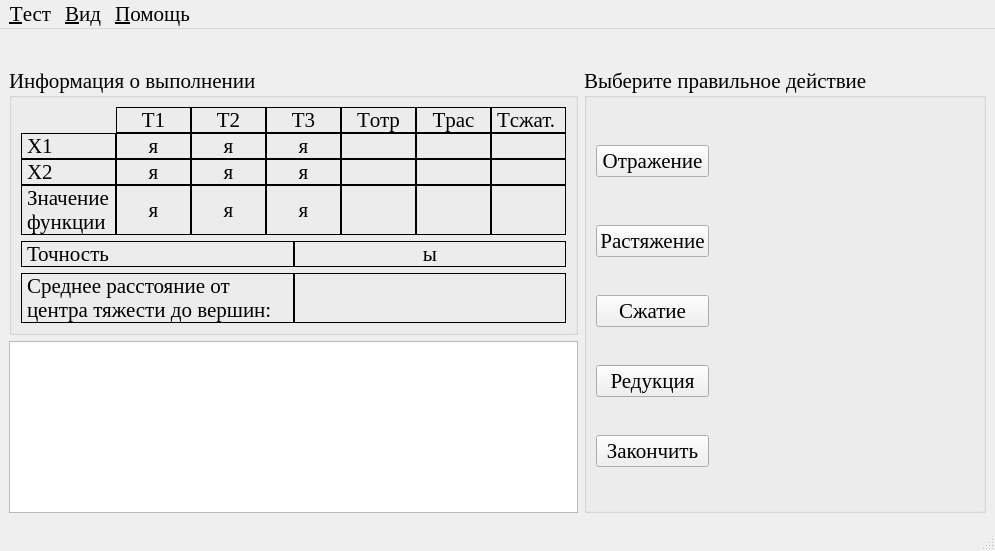
<?xml version="1.0" encoding="UTF-8"?>
<ui version="4.0">
 <class>NeMi</class>
 <widget class="QMainWindow" name="NeMi">
  <property name="windowModality">
   <enum>Qt::ApplicationModal</enum>
  </property>
  <property name="geometry">
   <rect>
    <x>0</x>
    <y>0</y>
    <width>974</width>
    <height>551</height>
   </rect>
  </property>
  <property name="font">
   <font>
    <family>Times New Roman</family>
    <pointsize>16</pointsize>
   </font>
  </property>
  <property name="windowTitle">
   <string>Метод Нелдера-Мида</string>
  </property>
  <widget class="QWidget" name="centralwidget">
   <layout class="QVBoxLayout" name="verticalLayout" stretch="0,1">
    <item>
     <widget class="QLabel" name="func">
      <property name="alignment">
       <set>Qt::AlignCenter</set>
      </property>
     </widget>
    </item>
    <item>
     <layout class="QHBoxLayout" name="horizontalLayout_5" stretch="0,1">
      <item>
       <layout class="QVBoxLayout" name="verticalLayout_2" stretch="0,1">
        <item>
         <widget class="QGroupBox" name="groupBox_2">
          <property name="title">
           <string>Информация о выполнении</string>
          </property>
          <layout class="QGridLayout" name="gridLayout_2">
           <item row="0" column="0">
            <layout class="QGridLayout" name="gridLayout_3">
             <property name="spacing">
              <number>0</number>
             </property>
             <item row="0" column="1">
              <widget class="QLabel" name="label_11">
               <property name="minimumSize">
                <size>
                 <width>75</width>
                 <height>0</height>
                </size>
               </property>
               <property name="frameShape">
                <enum>QFrame::Box</enum>
               </property>
               <property name="text">
                <string>T1</string>
               </property>
               <property name="alignment">
                <set>Qt::AlignCenter</set>
               </property>
               <property name="textInteractionFlags">
                <set>Qt::LinksAccessibleByMouse|Qt::TextSelectableByMouse</set>
               </property>
              </widget>
             </item>
             <item row="0" column="2">
              <widget class="QLabel" name="label_12">
               <property name="minimumSize">
                <size>
                 <width>75</width>
                 <height>0</height>
                </size>
               </property>
               <property name="frameShape">
                <enum>QFrame::Box</enum>
               </property>
               <property name="text">
                <string>T2</string>
               </property>
               <property name="alignment">
                <set>Qt::AlignCenter</set>
               </property>
               <property name="textInteractionFlags">
                <set>Qt::LinksAccessibleByMouse|Qt::TextSelectableByMouse</set>
               </property>
              </widget>
             </item>
             <item row="0" column="3">
              <widget class="QLabel" name="label_14">
               <property name="minimumSize">
                <size>
                 <width>75</width>
                 <height>0</height>
                </size>
               </property>
               <property name="frameShape">
                <enum>QFrame::Box</enum>
               </property>
               <property name="text">
                <string>T3</string>
               </property>
               <property name="alignment">
                <set>Qt::AlignCenter</set>
               </property>
               <property name="textInteractionFlags">
                <set>Qt::LinksAccessibleByMouse|Qt::TextSelectableByMouse</set>
               </property>
              </widget>
             </item>
             <item row="0" column="4">
              <widget class="QLabel" name="label_13">
               <property name="minimumSize">
                <size>
                 <width>75</width>
                 <height>0</height>
                </size>
               </property>
               <property name="frameShape">
                <enum>QFrame::Box</enum>
               </property>
               <property name="text">
                <string>Tотр</string>
               </property>
               <property name="alignment">
                <set>Qt::AlignCenter</set>
               </property>
               <property name="textInteractionFlags">
                <set>Qt::LinksAccessibleByMouse|Qt::TextSelectableByMouse</set>
               </property>
              </widget>
             </item>
             <item row="0" column="5">
              <widget class="QLabel" name="label_15">
               <property name="minimumSize">
                <size>
                 <width>75</width>
                 <height>0</height>
                </size>
               </property>
               <property name="frameShape">
                <enum>QFrame::Box</enum>
               </property>
               <property name="text">
                <string>Tрас</string>
               </property>
               <property name="alignment">
                <set>Qt::AlignCenter</set>
               </property>
               <property name="textInteractionFlags">
                <set>Qt::LinksAccessibleByMouse|Qt::TextSelectableByMouse</set>
               </property>
              </widget>
             </item>
             <item row="1" column="0">
              <widget class="QLabel" name="label_5">
               <property name="frameShape">
                <enum>QFrame::Box</enum>
               </property>
               <property name="text">
                <string>Х1</string>
               </property>
               <property name="textInteractionFlags">
                <set>Qt::LinksAccessibleByMouse|Qt::TextSelectableByMouse</set>
               </property>
              </widget>
             </item>
             <item row="1" column="1">
              <widget class="QLabel" name="x1_t1_lb">
               <property name="frameShape">
                <enum>QFrame::Box</enum>
               </property>
               <property name="text">
                <string>я</string>
               </property>
               <property name="alignment">
                <set>Qt::AlignCenter</set>
               </property>
               <property name="textInteractionFlags">
                <set>Qt::LinksAccessibleByMouse|Qt::TextSelectableByMouse</set>
               </property>
              </widget>
             </item>
             <item row="1" column="2">
              <widget class="QLabel" name="x1_t2_lb">
               <property name="frameShape">
                <enum>QFrame::Box</enum>
               </property>
               <property name="text">
                <string>я</string>
               </property>
               <property name="alignment">
                <set>Qt::AlignCenter</set>
               </property>
               <property name="textInteractionFlags">
                <set>Qt::LinksAccessibleByMouse|Qt::TextSelectableByMouse</set>
               </property>
              </widget>
             </item>
             <item row="1" column="3">
              <widget class="QLabel" name="x1_t3_lb">
               <property name="frameShape">
                <enum>QFrame::Box</enum>
               </property>
               <property name="text">
                <string>я</string>
               </property>
               <property name="alignment">
                <set>Qt::AlignCenter</set>
               </property>
               <property name="textInteractionFlags">
                <set>Qt::LinksAccessibleByMouse|Qt::TextSelectableByMouse</set>
               </property>
              </widget>
             </item>
             <item row="1" column="4">
              <widget class="QLabel" name="x1_totr_lb">
               <property name="frameShape">
                <enum>QFrame::Box</enum>
               </property>
               <property name="alignment">
                <set>Qt::AlignCenter</set>
               </property>
               <property name="textInteractionFlags">
                <set>Qt::LinksAccessibleByMouse|Qt::TextSelectableByMouse</set>
               </property>
              </widget>
             </item>
             <item row="1" column="5">
              <widget class="QLabel" name="x1_tras_lb">
               <property name="frameShape">
                <enum>QFrame::Box</enum>
               </property>
               <property name="alignment">
                <set>Qt::AlignCenter</set>
               </property>
               <property name="textInteractionFlags">
                <set>Qt::LinksAccessibleByMouse|Qt::TextSelectableByMouse</set>
               </property>
              </widget>
             </item>
             <item row="2" column="0">
              <widget class="QLabel" name="label_6">
               <property name="frameShape">
                <enum>QFrame::Box</enum>
               </property>
               <property name="text">
                <string>Х2</string>
               </property>
               <property name="textInteractionFlags">
                <set>Qt::LinksAccessibleByMouse|Qt::TextSelectableByMouse</set>
               </property>
              </widget>
             </item>
             <item row="2" column="1">
              <widget class="QLabel" name="x2_t1_lb">
               <property name="frameShape">
                <enum>QFrame::Box</enum>
               </property>
               <property name="text">
                <string>я</string>
               </property>
               <property name="alignment">
                <set>Qt::AlignCenter</set>
               </property>
               <property name="textInteractionFlags">
                <set>Qt::LinksAccessibleByMouse|Qt::TextSelectableByMouse</set>
               </property>
              </widget>
             </item>
             <item row="2" column="2">
              <widget class="QLabel" name="x2_t2_lb">
               <property name="frameShape">
                <enum>QFrame::Box</enum>
               </property>
               <property name="text">
                <string>я</string>
               </property>
               <property name="alignment">
                <set>Qt::AlignCenter</set>
               </property>
               <property name="textInteractionFlags">
                <set>Qt::LinksAccessibleByMouse|Qt::TextSelectableByMouse</set>
               </property>
              </widget>
             </item>
             <item row="2" column="3">
              <widget class="QLabel" name="x2_t3_lb">
               <property name="frameShape">
                <enum>QFrame::Box</enum>
               </property>
               <property name="text">
                <string>я</string>
               </property>
               <property name="alignment">
                <set>Qt::AlignCenter</set>
               </property>
               <property name="textInteractionFlags">
                <set>Qt::LinksAccessibleByMouse|Qt::TextSelectableByMouse</set>
               </property>
              </widget>
             </item>
             <item row="2" column="4">
              <widget class="QLabel" name="x2_totr_lb">
               <property name="frameShape">
                <enum>QFrame::Box</enum>
               </property>
               <property name="alignment">
                <set>Qt::AlignCenter</set>
               </property>
               <property name="textInteractionFlags">
                <set>Qt::LinksAccessibleByMouse|Qt::TextSelectableByMouse</set>
               </property>
              </widget>
             </item>
             <item row="2" column="5">
              <widget class="QLabel" name="x2_tras_lb">
               <property name="frameShape">
                <enum>QFrame::Box</enum>
               </property>
               <property name="alignment">
                <set>Qt::AlignCenter</set>
               </property>
               <property name="textInteractionFlags">
                <set>Qt::LinksAccessibleByMouse|Qt::TextSelectableByMouse</set>
               </property>
              </widget>
             </item>
             <item row="3" column="0">
              <widget class="QLabel" name="label_10">
               <property name="maximumSize">
                <size>
                 <width>100</width>
                 <height>16777215</height>
                </size>
               </property>
               <property name="frameShape">
                <enum>QFrame::Box</enum>
               </property>
               <property name="text">
                <string>Значение функции</string>
               </property>
               <property name="wordWrap">
                <bool>true</bool>
               </property>
               <property name="textInteractionFlags">
                <set>Qt::LinksAccessibleByMouse|Qt::TextSelectableByMouse</set>
               </property>
              </widget>
             </item>
             <item row="3" column="1">
              <widget class="QLabel" name="fsign_b1_lb">
               <property name="frameShape">
                <enum>QFrame::Box</enum>
               </property>
               <property name="text">
                <string>я</string>
               </property>
               <property name="alignment">
                <set>Qt::AlignCenter</set>
               </property>
               <property name="textInteractionFlags">
                <set>Qt::LinksAccessibleByMouse|Qt::TextSelectableByMouse</set>
               </property>
              </widget>
             </item>
             <item row="3" column="2">
              <widget class="QLabel" name="fsign_b2_lb">
               <property name="frameShape">
                <enum>QFrame::Box</enum>
               </property>
               <property name="text">
                <string>я</string>
               </property>
               <property name="alignment">
                <set>Qt::AlignCenter</set>
               </property>
               <property name="textInteractionFlags">
                <set>Qt::LinksAccessibleByMouse|Qt::TextSelectableByMouse</set>
               </property>
              </widget>
             </item>
             <item row="3" column="3">
              <widget class="QLabel" name="fsign_p_lb">
               <property name="frameShape">
                <enum>QFrame::Box</enum>
               </property>
               <property name="text">
                <string>я</string>
               </property>
               <property name="alignment">
                <set>Qt::AlignCenter</set>
               </property>
               <property name="textInteractionFlags">
                <set>Qt::LinksAccessibleByMouse|Qt::TextSelectableByMouse</set>
               </property>
              </widget>
             </item>
             <item row="3" column="4">
              <widget class="QLabel" name="fsign_totr_lb">
               <property name="frameShape">
                <enum>QFrame::Box</enum>
               </property>
               <property name="alignment">
                <set>Qt::AlignCenter</set>
               </property>
               <property name="textInteractionFlags">
                <set>Qt::LinksAccessibleByMouse|Qt::TextSelectableByMouse</set>
               </property>
              </widget>
             </item>
             <item row="3" column="5">
              <widget class="QLabel" name="fsign_tras_lb">
               <property name="frameShape">
                <enum>QFrame::Box</enum>
               </property>
               <property name="alignment">
                <set>Qt::AlignCenter</set>
               </property>
               <property name="textInteractionFlags">
                <set>Qt::LinksAccessibleByMouse|Qt::TextSelectableByMouse</set>
               </property>
              </widget>
             </item>
             <item row="0" column="6">
              <widget class="QLabel" name="label_2">
               <property name="minimumSize">
                <size>
                 <width>75</width>
                 <height>0</height>
                </size>
               </property>
               <property name="frameShape">
                <enum>QFrame::Box</enum>
               </property>
               <property name="text">
                <string>Tсжат.</string>
               </property>
              </widget>
             </item>
             <item row="1" column="6">
              <widget class="QLabel" name="x1_tk_lb">
               <property name="frameShape">
                <enum>QFrame::Box</enum>
               </property>
               <property name="text">
                <string/>
               </property>
              </widget>
             </item>
             <item row="2" column="6">
              <widget class="QLabel" name="x2_tk_lb">
               <property name="frameShape">
                <enum>QFrame::Box</enum>
               </property>
               <property name="text">
                <string/>
               </property>
              </widget>
             </item>
             <item row="3" column="6">
              <widget class="QLabel" name="fsign_tk_lb">
               <property name="frameShape">
                <enum>QFrame::Box</enum>
               </property>
               <property name="text">
                <string/>
               </property>
              </widget>
             </item>
            </layout>
           </item>
           <item row="1" column="0">
            <layout class="QHBoxLayout" name="horizontalLayout" stretch="1,1">
             <property name="spacing">
              <number>0</number>
             </property>
             <item>
              <widget class="QLabel" name="label">
               <property name="frameShape">
                <enum>QFrame::Box</enum>
               </property>
               <property name="text">
                <string>Точность</string>
               </property>
               <property name="textInteractionFlags">
                <set>Qt::LinksAccessibleByMouse|Qt::TextSelectableByMouse</set>
               </property>
              </widget>
             </item>
             <item>
              <widget class="QLabel" name="precision_lb">
               <property name="frameShape">
                <enum>QFrame::Box</enum>
               </property>
               <property name="text">
                <string>ы</string>
               </property>
               <property name="alignment">
                <set>Qt::AlignCenter</set>
               </property>
               <property name="textInteractionFlags">
                <set>Qt::LinksAccessibleByMouse|Qt::TextSelectableByMouse</set>
               </property>
              </widget>
             </item>
            </layout>
           </item>
           <item row="2" column="0">
            <layout class="QHBoxLayout" name="horizontalLayout_4" stretch="1,1">
             <property name="spacing">
              <number>0</number>
             </property>
             <item>
              <widget class="QLabel" name="label_3">
               <property name="frameShape">
                <enum>QFrame::Box</enum>
               </property>
               <property name="text">
                <string>Среднее расстояние от центра тяжести до вершин:</string>
               </property>
               <property name="wordWrap">
                <bool>true</bool>
               </property>
               <property name="textInteractionFlags">
                <set>Qt::LinksAccessibleByMouse|Qt::TextSelectableByMouse</set>
               </property>
              </widget>
             </item>
             <item>
              <widget class="QLabel" name="x1_step_lb">
               <property name="frameShape">
                <enum>QFrame::Box</enum>
               </property>
               <property name="alignment">
                <set>Qt::AlignCenter</set>
               </property>
               <property name="textInteractionFlags">
                <set>Qt::LinksAccessibleByMouse|Qt::TextSelectableByMouse</set>
               </property>
              </widget>
             </item>
            </layout>
           </item>
          </layout>
         </widget>
        </item>
        <item>
         <widget class="QTextBrowser" name="LogTxtBrsr">
          <property name="font">
           <font>
            <pointsize>14</pointsize>
           </font>
          </property>
         </widget>
        </item>
       </layout>
      </item>
      <item>
       <layout class="QVBoxLayout" name="verticalLayout_3" stretch="0">
        <item>
         <widget class="QGroupBox" name="groupBox_3">
          <property name="title">
           <string>Выберите правильное действие</string>
          </property>
          <property name="checkable">
           <bool>false</bool>
          </property>
          <layout class="QGridLayout" name="gridLayout" columnstretch="0,1">
           <property name="verticalSpacing">
            <number>0</number>
           </property>
           <item row="0" column="1" rowspan="5">
            <widget class="QStackedWidget" name="stackedWidget">
             <property name="currentIndex">
              <number>4</number>
             </property>
             <widget class="QWidget" name="reflexion">
              <layout class="QGridLayout" name="gridLayout_4" rowstretch="1,0">
               <item row="0" column="0">
                <widget class="QGroupBox" name="groupBox">
                 <property name="font">
                  <font>
                   <weight>50</weight>
                   <bold>false</bold>
                  </font>
                 </property>
                 <property name="title">
                  <string>Какую точку отразить?</string>
                 </property>
                 <layout class="QGridLayout" name="gridLayout_5">
                  <item row="0" column="0">
                   <widget class="QRadioButton" name="t1_ref_rb">
                    <property name="text">
                     <string>T1</string>
                    </property>
                   </widget>
                  </item>
                  <item row="1" column="0">
                   <widget class="QRadioButton" name="t2_ref_rb">
                    <property name="text">
                     <string>T2</string>
                    </property>
                   </widget>
                  </item>
                  <item row="2" column="0">
                   <widget class="QRadioButton" name="t3_ref_rb">
                    <property name="text">
                     <string>T3</string>
                    </property>
                   </widget>
                  </item>
                 </layout>
                </widget>
               </item>
               <item row="1" column="0">
                <layout class="QHBoxLayout" name="horizontalLayout_2">
                 <item>
                  <spacer name="horizontalSpacer">
                   <property name="orientation">
                    <enum>Qt::Horizontal</enum>
                   </property>
                   <property name="sizeHint" stdset="0">
                    <size>
                     <width>40</width>
                     <height>20</height>
                    </size>
                   </property>
                  </spacer>
                 </item>
                 <item>
                  <widget class="QPushButton" name="next1_bt">
                   <property name="text">
                    <string>Далее</string>
                   </property>
                  </widget>
                 </item>
                 <item>
                  <spacer name="horizontalSpacer_2">
                   <property name="orientation">
                    <enum>Qt::Horizontal</enum>
                   </property>
                   <property name="sizeHint" stdset="0">
                    <size>
                     <width>40</width>
                     <height>20</height>
                    </size>
                   </property>
                  </spacer>
                 </item>
                </layout>
               </item>
              </layout>
             </widget>
             <widget class="QWidget" name="stretching">
              <layout class="QGridLayout" name="gridLayout_7">
               <item row="0" column="0">
                <widget class="QGroupBox" name="groupBox_4">
                 <property name="title">
                  <string>Какую точку принять?</string>
                 </property>
                 <layout class="QGridLayout" name="gridLayout_9">
                  <item row="0" column="0">
                   <widget class="QRadioButton" name="t1_str_rb">
                    <property name="text">
                     <string>T1</string>
                    </property>
                   </widget>
                  </item>
                  <item row="1" column="0">
                   <widget class="QRadioButton" name="t2_str_rb">
                    <property name="text">
                     <string>T2</string>
                    </property>
                   </widget>
                  </item>
                  <item row="2" column="0">
                   <widget class="QRadioButton" name="t3_str_rb">
                    <property name="text">
                     <string>T3</string>
                    </property>
                   </widget>
                  </item>
                  <item row="3" column="0">
                   <widget class="QRadioButton" name="totr_str_rb">
                    <property name="text">
                     <string>Tотр</string>
                    </property>
                   </widget>
                  </item>
                  <item row="4" column="0">
                   <widget class="QRadioButton" name="tras_str_rb">
                    <property name="text">
                     <string>Трас</string>
                    </property>
                   </widget>
                  </item>
                 </layout>
                </widget>
               </item>
               <item row="1" column="0">
                <layout class="QHBoxLayout" name="horizontalLayout_3">
                 <item>
                  <spacer name="horizontalSpacer_3">
                   <property name="orientation">
                    <enum>Qt::Horizontal</enum>
                   </property>
                   <property name="sizeHint" stdset="0">
                    <size>
                     <width>40</width>
                     <height>20</height>
                    </size>
                   </property>
                  </spacer>
                 </item>
                 <item>
                  <widget class="QPushButton" name="next2_bt">
                   <property name="text">
                    <string>Далее</string>
                   </property>
                  </widget>
                 </item>
                 <item>
                  <spacer name="horizontalSpacer_4">
                   <property name="orientation">
                    <enum>Qt::Horizontal</enum>
                   </property>
                   <property name="sizeHint" stdset="0">
                    <size>
                     <width>40</width>
                     <height>20</height>
                    </size>
                   </property>
                  </spacer>
                 </item>
                </layout>
               </item>
              </layout>
             </widget>
             <widget class="QWidget" name="compression">
              <layout class="QGridLayout" name="gridLayout_10" rowstretch="1,0">
               <item row="0" column="0">
                <widget class="QGroupBox" name="groupBox_5">
                 <property name="title">
                  <string>Какую точку заменить?</string>
                 </property>
                 <layout class="QGridLayout" name="gridLayout_8">
                  <item row="0" column="0">
                   <widget class="QRadioButton" name="t1_com_rb">
                    <property name="text">
                     <string>Т1</string>
                    </property>
                   </widget>
                  </item>
                  <item row="1" column="0">
                   <widget class="QRadioButton" name="t2_com_rb">
                    <property name="text">
                     <string>Т2</string>
                    </property>
                   </widget>
                  </item>
                  <item row="2" column="0">
                   <widget class="QRadioButton" name="t3_com_rb">
                    <property name="text">
                     <string>Т3</string>
                    </property>
                   </widget>
                  </item>
                  <item row="3" column="0">
                   <widget class="QRadioButton" name="tsj_com_rb">
                    <property name="text">
                     <string>Тсж</string>
                    </property>
                   </widget>
                  </item>
                 </layout>
                </widget>
               </item>
               <item row="1" column="0">
                <layout class="QHBoxLayout" name="horizontalLayout_6">
                 <item>
                  <spacer name="horizontalSpacer_5">
                   <property name="orientation">
                    <enum>Qt::Horizontal</enum>
                   </property>
                   <property name="sizeHint" stdset="0">
                    <size>
                     <width>40</width>
                     <height>20</height>
                    </size>
                   </property>
                  </spacer>
                 </item>
                 <item>
                  <widget class="QPushButton" name="next3_bt">
                   <property name="text">
                    <string>Далее</string>
                   </property>
                  </widget>
                 </item>
                 <item>
                  <spacer name="horizontalSpacer_6">
                   <property name="orientation">
                    <enum>Qt::Horizontal</enum>
                   </property>
                   <property name="sizeHint" stdset="0">
                    <size>
                     <width>40</width>
                     <height>20</height>
                    </size>
                   </property>
                  </spacer>
                 </item>
                </layout>
               </item>
              </layout>
             </widget>
             <widget class="QWidget" name="reduction">
              <layout class="QGridLayout" name="gridLayout_12" rowstretch="1,0">
               <item row="0" column="0">
                <widget class="QGroupBox" name="groupBox_6">
                 <property name="title">
                  <string>Выберите точку.</string>
                 </property>
                 <layout class="QGridLayout" name="gridLayout_11">
                  <item row="0" column="0">
                   <widget class="QRadioButton" name="t1_red_rb">
                    <property name="text">
                     <string>Т1</string>
                    </property>
                   </widget>
                  </item>
                  <item row="1" column="0">
                   <widget class="QRadioButton" name="t2_red_rb">
                    <property name="text">
                     <string>Т2</string>
                    </property>
                   </widget>
                  </item>
                  <item row="2" column="0">
                   <widget class="QRadioButton" name="t3_red_rb">
                    <property name="text">
                     <string>Т3</string>
                    </property>
                   </widget>
                  </item>
                  <item row="3" column="0">
                   <widget class="QRadioButton" name="totr_red_rb">
                    <property name="text">
                     <string>Тотр</string>
                    </property>
                   </widget>
                  </item>
                 </layout>
                </widget>
               </item>
               <item row="1" column="0">
                <layout class="QHBoxLayout" name="horizontalLayout_7">
                 <item>
                  <spacer name="horizontalSpacer_7">
                   <property name="orientation">
                    <enum>Qt::Horizontal</enum>
                   </property>
                   <property name="sizeHint" stdset="0">
                    <size>
                     <width>40</width>
                     <height>20</height>
                    </size>
                   </property>
                  </spacer>
                 </item>
                 <item>
                  <widget class="QPushButton" name="next4_bt">
                   <property name="text">
                    <string>Далее</string>
                   </property>
                  </widget>
                 </item>
                 <item>
                  <spacer name="horizontalSpacer_8">
                   <property name="orientation">
                    <enum>Qt::Horizontal</enum>
                   </property>
                   <property name="sizeHint" stdset="0">
                    <size>
                     <width>40</width>
                     <height>20</height>
                    </size>
                   </property>
                  </spacer>
                 </item>
                </layout>
               </item>
              </layout>
             </widget>
             <widget class="QWidget" name="blank"/>
            </widget>
           </item>
           <item row="1" column="0">
            <widget class="QPushButton" name="stretching_bt">
             <property name="toolTip">
              <string>&lt;!DOCTYPE HTML PUBLIC &quot;-//W3C//DTD HTML 4.0//EN&quot; &quot;http://www.w3.org/TR/REC-html40/strict.dtd&quot;&gt;
&lt;html&gt;&lt;head&gt;&lt;meta name=&quot;qrichtext&quot; content=&quot;1&quot; /&gt;&lt;style type=&quot;text/css&quot;&gt;
p, li { white-space: pre-wrap; }
&lt;/style&gt;&lt;/head&gt;&lt;body style=&quot; font-family:'MS Shell Dlg 2'; font-size:8.25pt; font-weight:400; font-style:normal;&quot;&gt;
&lt;p style=&quot; margin-top:0px; margin-bottom:0px; margin-left:0px; margin-right:0px; -qt-block-indent:0; text-indent:0px;&quot;&gt;&lt;span style=&quot; font-family:'Times New Roman'; font-size:13pt;&quot;&gt;Выполнить растяжение&lt;/span&gt;&lt;/p&gt;&lt;/body&gt;&lt;/html&gt;</string>
             </property>
             <property name="text">
              <string>Растяжение</string>
             </property>
            </widget>
           </item>
           <item row="2" column="0">
            <widget class="QPushButton" name="compression_bt">
             <property name="toolTip">
              <string>&lt;!DOCTYPE HTML PUBLIC &quot;-//W3C//DTD HTML 4.0//EN&quot; &quot;http://www.w3.org/TR/REC-html40/strict.dtd&quot;&gt;
&lt;html&gt;&lt;head&gt;&lt;meta name=&quot;qrichtext&quot; content=&quot;1&quot; /&gt;&lt;style type=&quot;text/css&quot;&gt;
p, li { white-space: pre-wrap; }
&lt;/style&gt;&lt;/head&gt;&lt;body style=&quot; font-family:'MS Shell Dlg 2'; font-size:8.25pt; font-weight:400; font-style:normal;&quot;&gt;
&lt;p style=&quot; margin-top:0px; margin-bottom:0px; margin-left:0px; margin-right:0px; -qt-block-indent:0; text-indent:0px;&quot;&gt;&lt;span style=&quot; font-family:'Times New Roman'; font-size:13pt;&quot;&gt;Выполнить сжатие&lt;/span&gt;&lt;/p&gt;&lt;/body&gt;&lt;/html&gt;</string>
             </property>
             <property name="text">
              <string>Сжатие</string>
             </property>
            </widget>
           </item>
           <item row="3" column="0">
            <widget class="QPushButton" name="reduction_bt">
             <property name="toolTip">
              <string>&lt;!DOCTYPE HTML PUBLIC &quot;-//W3C//DTD HTML 4.0//EN&quot; &quot;http://www.w3.org/TR/REC-html40/strict.dtd&quot;&gt;
&lt;html&gt;&lt;head&gt;&lt;meta name=&quot;qrichtext&quot; content=&quot;1&quot; /&gt;&lt;style type=&quot;text/css&quot;&gt;
p, li { white-space: pre-wrap; }
&lt;/style&gt;&lt;/head&gt;&lt;body style=&quot; font-family:'MS Shell Dlg 2'; font-size:8.25pt; font-weight:400; font-style:normal;&quot;&gt;
&lt;p style=&quot; margin-top:0px; margin-bottom:0px; margin-left:0px; margin-right:0px; -qt-block-indent:0; text-indent:0px;&quot;&gt;&lt;span style=&quot; font-family:'Times New Roman'; font-size:13pt;&quot;&gt;Выполнить редукцию&lt;/span&gt;&lt;/p&gt;&lt;/body&gt;&lt;/html&gt;</string>
             </property>
             <property name="text">
              <string>Редукция</string>
             </property>
            </widget>
           </item>
           <item row="4" column="0">
            <widget class="QPushButton" name="end_bt">
             <property name="toolTip">
              <string>&lt;!DOCTYPE HTML PUBLIC &quot;-//W3C//DTD HTML 4.0//EN&quot; &quot;http://www.w3.org/TR/REC-html40/strict.dtd&quot;&gt;
&lt;html&gt;&lt;head&gt;&lt;meta name=&quot;qrichtext&quot; content=&quot;1&quot; /&gt;&lt;style type=&quot;text/css&quot;&gt;
p, li { white-space: pre-wrap; }
&lt;/style&gt;&lt;/head&gt;&lt;body style=&quot; font-family:'Times New Roman'; font-size:13pt; font-weight:600; font-style:normal;&quot;&gt;
&lt;p style=&quot; margin-top:0px; margin-bottom:0px; margin-left:0px; margin-right:0px; -qt-block-indent:0; text-indent:0px;&quot;&gt;&lt;span style=&quot; font-weight:400;&quot;&gt;Закончить алгоритм, приняв текущую точку в качестве минимума.&lt;/span&gt;&lt;/p&gt;&lt;/body&gt;&lt;/html&gt;</string>
             </property>
             <property name="text">
              <string>Закончить</string>
             </property>
            </widget>
           </item>
           <item row="0" column="0">
            <widget class="QPushButton" name="reflexion_bt">
             <property name="toolTip">
              <string>&lt;!DOCTYPE HTML PUBLIC &quot;-//W3C//DTD HTML 4.0//EN&quot; &quot;http://www.w3.org/TR/REC-html40/strict.dtd&quot;&gt;
&lt;html&gt;&lt;head&gt;&lt;meta name=&quot;qrichtext&quot; content=&quot;1&quot; /&gt;&lt;style type=&quot;text/css&quot;&gt;
p, li { white-space: pre-wrap; }
&lt;/style&gt;&lt;/head&gt;&lt;body style=&quot; font-family:'MS Shell Dlg 2'; font-size:8.25pt; font-weight:400; font-style:normal;&quot;&gt;
&lt;p style=&quot; margin-top:0px; margin-bottom:0px; margin-left:0px; margin-right:0px; -qt-block-indent:0; text-indent:0px;&quot;&gt;&lt;span style=&quot; font-family:'Times New Roman'; font-size:13pt;&quot;&gt;Выполнить отображение&lt;/span&gt;&lt;/p&gt;&lt;/body&gt;&lt;/html&gt;</string>
             </property>
             <property name="text">
              <string>Отражение</string>
             </property>
            </widget>
           </item>
          </layout>
         </widget>
        </item>
       </layout>
      </item>
     </layout>
    </item>
   </layout>
  </widget>
  <widget class="QMenuBar" name="menubar">
   <property name="geometry">
    <rect>
     <x>0</x>
     <y>0</y>
     <width>974</width>
     <height>30</height>
    </rect>
   </property>
   <widget class="QMenu" name="testo_menu">
    <property name="title">
     <string>&amp;Тест</string>
    </property>
    <addaction name="recomenci_acn"/>
    <addaction name="action"/>
    <addaction name="separator"/>
    <addaction name="exit"/>
   </widget>
   <widget class="QMenu" name="wiev_menu">
    <property name="title">
     <string>&amp;Вид</string>
    </property>
    <addaction name="difiniFonto_act"/>
   </widget>
   <widget class="QMenu" name="helpo_menu">
    <property name="title">
     <string>&amp;Помощь</string>
    </property>
    <addaction name="helpo_action"/>
    <addaction name="separator"/>
    <addaction name="about_action"/>
   </widget>
   <addaction name="testo_menu"/>
   <addaction name="wiev_menu"/>
   <addaction name="helpo_menu"/>
  </widget>
  <widget class="QStatusBar" name="statusbar"/>
  <action name="recomenci_acn">
   <property name="text">
    <string>Начать за&amp;ново</string>
   </property>
  </action>
  <action name="difiniFonto_act">
   <property name="text">
    <string>Настроить &amp;шрифт</string>
   </property>
  </action>
  <action name="helpo_action">
   <property name="text">
    <string>&amp;Справка</string>
   </property>
   <property name="shortcut">
    <string>F1</string>
   </property>
  </action>
  <action name="about_action">
   <property name="text">
    <string>О &amp;программе...</string>
   </property>
  </action>
  <action name="action">
   <property name="text">
    <string>Вернуться в &amp;главное окно</string>
   </property>
  </action>
  <action name="exit">
   <property name="text">
    <string>&amp;Выйти из программы</string>
   </property>
  </action>
 </widget>
 <resources>
  <include location="data.qrc"/>
 </resources>
 <connections>
  <connection>
   <sender>action</sender>
   <signal>activated()</signal>
   <receiver>NeMi</receiver>
   <slot>close()</slot>
   <hints>
    <hint type="sourcelabel">
     <x>-1</x>
     <y>-1</y>
    </hint>
    <hint type="destinationlabel">
     <x>466</x>
     <y>316</y>
    </hint>
   </hints>
  </connection>
 </connections>
</ui>
